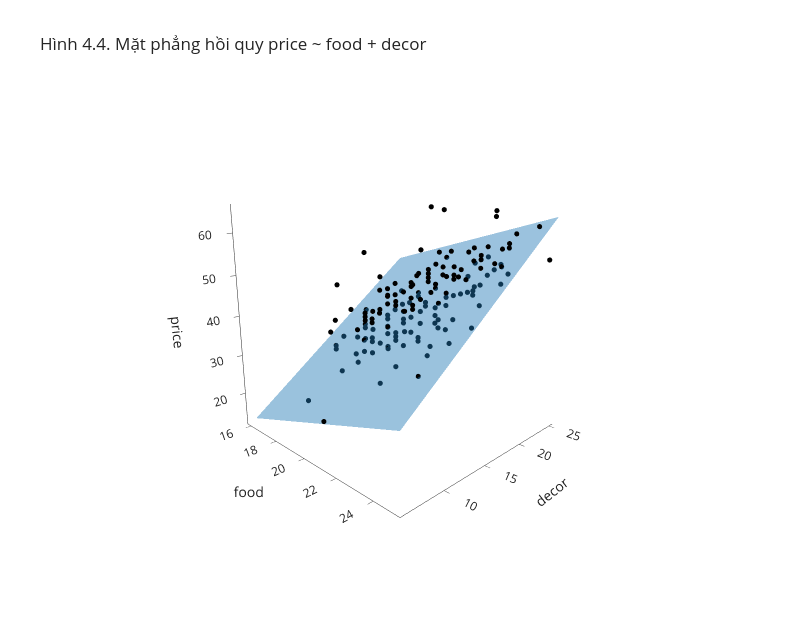

The notebook cell saved with this chart:
### Markdown cell above
Mô hình $\widehat{price} = -15{,}97 + 2{,}87\, food - 1{,}46\, geowest$, với mức tham chiếu là `east` (đứng trước `west` theo bảng chữ cái). Diễn giải:

- `food`: với hai nhà hàng **cùng một phía** Manhattan, nhà hàng có điểm đồ ăn cao hơn 1 được dự báo có giá cao hơn khoảng 2,87 USD.
- `geowest`: với hai nhà hàng **cùng điểm đồ ăn**, nhà hàng phía tây được dự báo rẻ hơn nhà hàng phía đông khoảng 1,46 USD. Trên Hình 4.3, đó là khoảng cách thẳng đứng giữa hai đường tại bất kỳ lát cắt nào, ví dụ tại `food` = 18.

Nếu đổi mức tham chiếu sang `west`, mô hình thành $-17{,}43 + 2{,}87\, food + 1{,}46\, geoeast$: cùng hai đường thẳng, chỉ đổi cách viết.

### 4.4 Ba biến số

Mô hình `price ~ food + decor` có một biến phụ thuộc và hai biến giải thích số:

$$
\widehat{price} = -24{,}5 + 1{,}64\, food + 1{,}88\, decor .
$$

Không còn là hai đường thẳng: với hai biến giải thích số, mô hình mô tả một **mặt phẳng** trong không gian ba chiều. Độ nghiêng theo chiều `decor` dốc hơn một chút so với chiều `food`, đúng như hệ số 1,88 lớn hơn 1,64. Hình dưới xoay được bằng chuột; hãy xoay tới góc nhìn dọc theo mặt phẳng để thấy các điểm nằm trên và dưới nó, và rê chuột lên một điểm để xem tên nhà hàng.

### Code cell
X = np.column_stack([np.ones(len(zagat)), zagat["food"], zagat["decor"]])
d0, d_food, d_decor = np.linalg.lstsq(X, zagat["price"], rcond=None)[0]
print(f"price^ = {d0:.2f} + {d_food:.3f}·food + {d_decor:.3f}·decor")

F, De = np.meshgrid(np.linspace(16, 25, 10), np.linspace(6, 25, 10))
fig = go.Figure()
fig.add_trace(go.Surface(x=F, y=De, z=d0 + d_food * F + d_decor * De, opacity=0.45, showscale=False,
                         colorscale=[[0, "#1f77b4"], [1, "#1f77b4"]], hoverinfo="skip", name="mặt phẳng hồi quy"))
fig.add_trace(go.Scatter3d(x=zagat["food"], y=zagat["decor"], z=zagat["price"], mode="markers",
                           marker=dict(size=3, color="black"), text=zagat["restaurant"], name="nhà hàng",
                           hovertemplate="%{text}<br>food %{x}, decor %{y}<br>price %{z} USD<extra></extra>"))
fig.update_layout(title="Hình 4.4. Mặt phẳng hồi quy price ~ food + decor", width=800, height=620,
                  scene=dict(xaxis_title="food", yaxis_title="decor", zaxis_title="price",
                             camera=dict(eye=dict(x=1.6, y=-1.6, z=0.6))))
fig.show()

### Figure 1 — Plotly figure (JSON) as saved in the notebook; plotly's stock layout.template omitted (floating-point values rounded to 4 significant figures; data arrays with more than 128 entries replaced by an {"elided": "..."} marker saying what was removed)
{"data": [{"colorscale": [[0, "#1f77b4"], [1, "#1f77b4"]], "hoverinfo": "skip", "name": "mặt phẳng hồi quy", "opacity": 0.45, "showscale": false, "type": "surface", "x": [[16.0, 17.0, 18.0, 19.0, 20.0, 21.0, 22.0, 23.0, 24.0, 25.0], [16.0, 17.0, 18.0, 19.0, 20.0, 21.0, 22.0, 23.0, 24.0, 25.0], [16.0, 17.0, 18.0, 19.0, 20.0, 21.0, 22.0, 23.0, 24.0, 25.0], [16.0, 17.0, 18.0, 19.0, 20.0, 21.0, 22.0, 23.0, 24.0, 25.0], [16.0, 17.0, 18.0, 19.0, 20.0, 21.0, 22.0, 23.0, 24.0, 25.0], [16.0, 17.0, 18.0, 19.0, 20.0, 21.0, 22.0, 23.0, 24.0, 25.0], [16.0, 17.0, 18.0, 19.0, 20.0, 21.0, 22.0, 23.0, 24.0, 25.0], [16.0, 17.0, 18.0, 19.0, 20.0, 21.0, 22.0, 23.0, 24.0, 25.0], [16.0, 17.0, 18.0, 19.0, 20.0, 21.0, 22.0, 23.0, 24.0, 25.0], [16.0, 17.0, 18.0, 19.0, 20.0, 21.0, 22.0, 23.0, 24.0, 25.0]], "y": [[6.0, 6.0, 6.0, 6.0, 6.0, 6.0, 6.0, 6.0, 6.0, 6.0], [8.111, 8.111, 8.111, 8.111, 8.111, 8.111, 8.111, 8.111, 8.111, 8.111], [10.22, 10.22, 10.22, 10.22, 10.22, 10.22, 10.22, 10.22, 10.22, 10.22], [12.33, 12.33, 12.33, 12.33, 12.33, 12.33, 12.33, 12.33, 12.33, 12.33], [14.44, 14.44, 14.44, 14.44, 14.44, 14.44, 14.44, 14.44, 14.44, 14.44], [16.56, 16.56, 16.56, 16.56, 16.56, 16.56, 16.56, 16.56, 16.56, 16.56], [18.67, 18.67, 18.67, 18.67, 18.67, 18.67, 18.67, 18.67, 18.67, 18.67], [20.78, 20.78, 20.78, 20.78, 20.78, 20.78, 20.78, 20.78, 20.78, 20.78], [22.89, 22.89, 22.89, 22.89, 22.89, 22.89, 22.89, 22.89, 22.89, 22.89], [25.0, 25.0, 25.0, 25.0, 25.0, 25.0, 25.0, 25.0, 25.0, 25.0]], "z": [[13.13, 14.78, 16.42, 18.07, 19.71, 21.36, 23.01, 24.65, 26.3, 27.95], [17.1, 18.75, 20.4, 22.04, 23.69, 25.33, 26.98, 28.63, 30.27, 31.92], [21.08, 22.72, 24.37, 26.02, 27.66, 29.31, 30.95, 32.6, 34.25, 35.89], [25.05, 26.7, 28.34, 29.99, 31.63, 33.28, 34.93, 36.57, 38.22, 39.87], [29.02, 30.67, 32.32, 33.96, 35.61, 37.25, 38.9, 40.55, 42.19, 43.84], [33.0, 34.64, 36.29, 37.93, 39.58, 41.23, 42.87, 44.52, 46.17, 47.81], [36.97, 38.62, 40.26, 41.91, 43.55, 45.2, 46.85, 48.49, 50.14, 51.78], [40.94, 42.59, 44.23, 45.88, 47.53, 49.17, 50.82, 52.47, 54.11, 55.76], [44.92, 46.56, 48.21, 49.85, 51.5, 53.15, 54.79, 56.44, 58.08, 59.73], [48.89, 50.53, 52.18, 53.83, 55.47, 57.12, 58.77, 60.41, 62.06, 63.7]]}, {"hovertemplate": "%{text}<br>food %{x}, decor %{y}<br>price %{z} USD<extra></extra>", "marker": {"color": "black", "size": 3}, "mode": "markers", "name": "nhà hàng", "text": {"elided": "168 str values"}, "type": "scatter3d", "x": {"elided": "168 float values"}, "y": {"elided": "168 float values"}, "z": {"elided": "168 float values"}}], "layout": {"height": 620, "scene": {"camera": {"eye": {"x": 1.6, "y": -1.6, "z": 0.6}}, "xaxis": {"title": {"text": "food"}}, "yaxis": {"title": {"text": "decor"}}, "zaxis": {"title": {"text": "price"}}}, "title": {"text": "Hình 4.4. Mặt phẳng hồi quy price ~ food + decor"}, "width": 800}}
